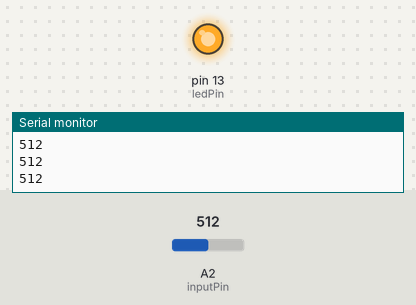
Recording of a sketch running on a simulated Arduino Uno, built with avr-gcc and run on an emulated ATmega328P. On the bench: output pins drawn as LEDs (lit = HIGH), the last lines printed to the serial monitor. Inputs (shaded band) come from the test bench; at power-on: A2 (inputPin) = 512.

Above: at 1.2 s.
1.3 s: A2 (inputPin) set to 109
4.3 s: A2 (inputPin) set to 90
At 5.5 s:
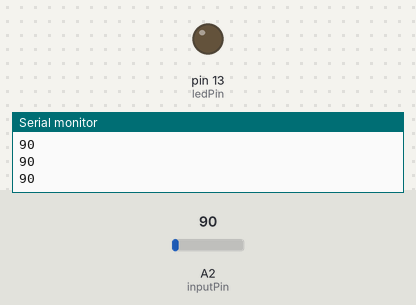
5.8 s: A2 (inputPin) set to 1023
At 7.0 s:
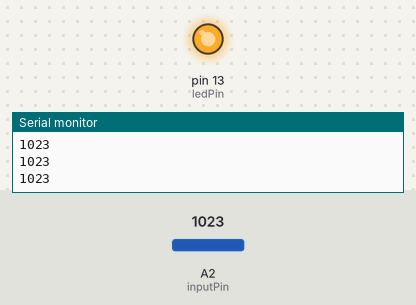
7.3 s: A2 (inputPin) set to 0
At 8.2 s:
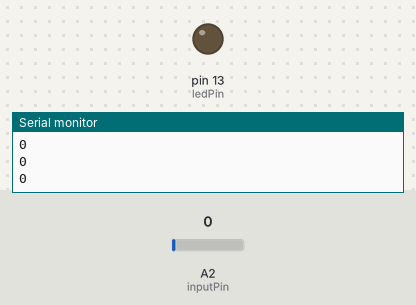
Timing chart, 0 to 9.8 s (numbered marks = the images above; inputs shaded):
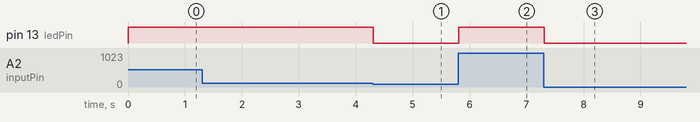

The sketch:

PIR_Example_Analog.ino
```cpp
/*
 * PIR sensor tester
 */

int ledPin = 13;                // choose the pin for the LED
int inputPin = A2;               // choose the input pin (for PIR sensor)
int pirState = LOW;             // we start, assuming no motion detected
int val = 0;                    // variable for reading the pin status

void setup() {
  pinMode(ledPin, OUTPUT);      // declare LED as output
  pinMode(inputPin, INPUT);     // declare sensor as input

  Serial.begin(9600);
}

void loop(){
  val = analogRead(inputPin);  // read input value
  Serial.print(val);
  Serial.print ("    ");
  if (val > 100) {            // check if the input is HIGH
    digitalWrite(ledPin, HIGH);  // turn LED ON
    if (pirState == LOW) {
      // we have just turned on
      Serial.print("Motion detected!");
      // We only want to print on the output change, not state
      pirState = HIGH;
    }
  } else {
    digitalWrite(ledPin, LOW); // turn LED OFF
    if (pirState == HIGH){
      // we have just turned of
      Serial.print("Motion ended!");
      // We only want to print on the output change, not state
      pirState = LOW;
    }
  }
  Serial.println();
}
```

Measured:
- the behaviour switches between 101 and 100 on A2 (inputPin) (found by bisection; images 0 and 1)
- after the input at 4.3 s, pin 13 (ledPin): HIGH → LOW at once
- after the input at 5.8 s, pin 13 (ledPin): LOW → HIGH at once
- after the input at 7.3 s, pin 13 (ledPin): HIGH → LOW at once
